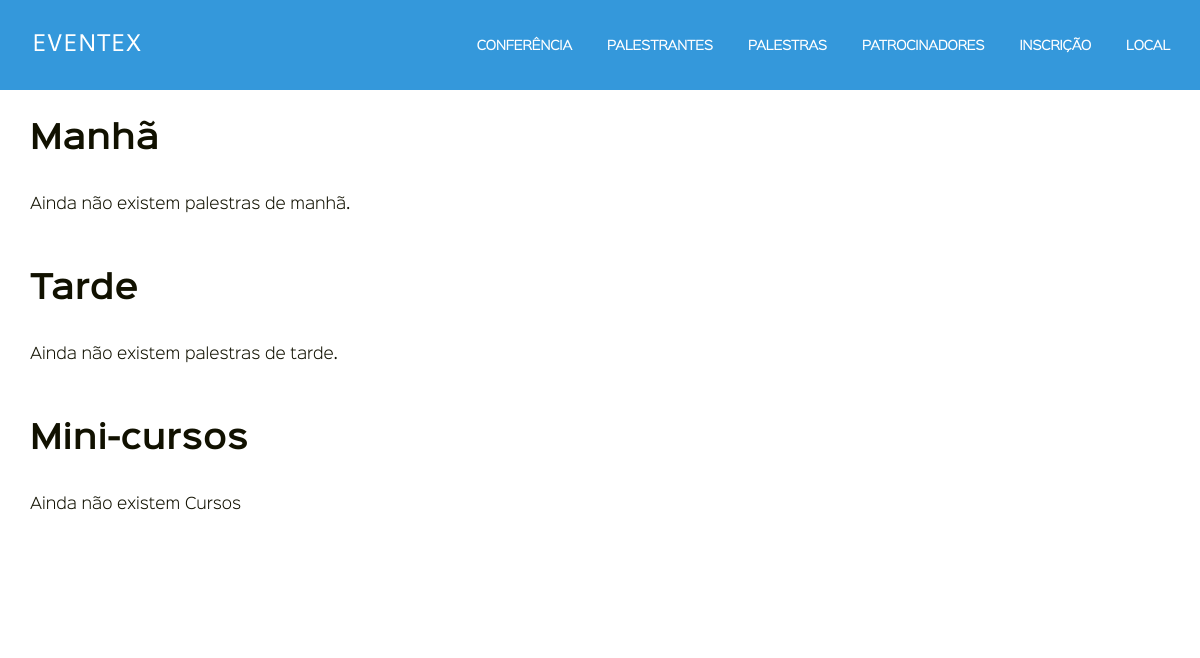
Page /palestrantes/ on the earlier database version.
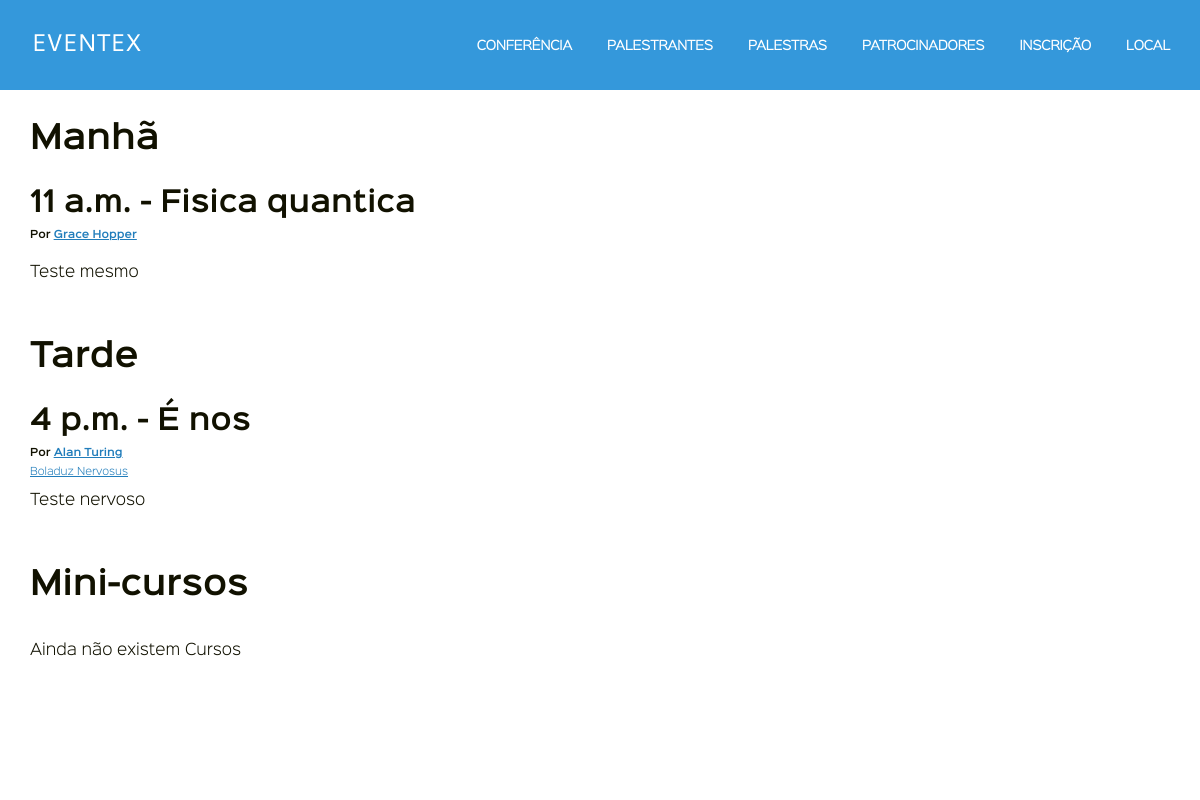
Same page on the later database version.
### eventex/nucleo/models.py (models this page shows, shortened)
class Activity(models.Model):
    speakers = models.ManyToManyField('Speaker', verbose_name='palestrantes', blank=True)
    title = models.CharField('nome', max_length=200)
    start = models.TimeField('inicio', blank=True, null=True)
    description = models.TextField('descrição', blank=True)
    objects = PeriodManager()
    class Meta:
        abstract = True
        verbose_name = 'palestra'
        verbose_name_plural = 'palestras'

class Talk(Activity):
    pass

class Speaker(models.Model):
    name = models.CharField('nome', max_length=255)
    slug = models.SlugField('slug')
    website = models.URLField('website', blank=True)
    photo = models.URLField('foto')
    description = models.TextField('descrição', blank=True)
    class Meta:
        verbose_name = 'palestrante'
        verbose_name_plural = 'palestrantes'

### eventex/nucleo/views.py (the view)
# urls.py: path('palestrantes/', talk_list, name='talk_list'),
def talk_list(request):
    speaker = Speaker(name='Henrique Bastos', slug='henrique-bastos')
    courses = [
        dict(title='Título do Curso',
             start='09:00',
             description='Descrição do curso.',
             speaker={'all': [speaker]})
    ]
    context = {
        'morning_talks': Talk.objects.at_morning(),
        'afternoon_talks': Talk.objects.at_afternoon(),
        'courses': Course.objects.all()
    }
    return render(request, 'nucleo/talk_list.html', context)

### eventex/nucleo/managers.py (called while the page is built)
    def at_morning(self):
        return self.filter(start__lt=self.MIDDAY)

    def at_afternoon(self):
        return self.filter(start__gte=self.MIDDAY)

### eventex/nucleo/templates/nucleo/talk_list.html
{% extends 'base.html' %}
{% block content %}
    <section>
        <div class="talks content row padding-bottom-3 desktop-12 container">
            <h2>Manhã</h2>
            {% for talk in morning_talks %}
                {% include 'nucleo/talk_list_snippet.html' with talk=talk only %}
            {% empty %}
                <p>Ainda não existem palestras de manhã.</p>
            {% endfor %}
            <h2>Tarde</h2>
            {% for talk in afternoon_talks %}
                {% include 'nucleo/talk_list_snippet.html' with talk=talk only %}
            {% empty %}
                <p>Ainda não existem palestras de tarde.</p>
            {% endfor %}
            <h2>Mini-cursos</h2>
             {% for course in courses %}
                {% include 'nucleo/talk_list_snippet.html' with talk=course only %}
            {% empty %}
                <p>Ainda não existem Cursos</p>
            {% endfor %}
        </div>
    </section>
{% endblock content %}

### eventex/nucleo/templates/nucleo/talk_list_snippet.html
<h3>{{ talk.start }} - {{ talk.title }}</h3>
<h4>Por
    {% for speaker in talk.speakers.all %}
        <a href="{{ spearker.get_absolute_url }}">{{ speaker.name }}</a></h4>
    {% endfor %}
<p>{{ talk.description }}</p>

Differences in the rows shown:
added Talk: start "11 a.m.", title "Fisica quantica", description "Teste mesmo", shown under "Manhã"
now on this page (row unchanged): Speaker: name "Grace Hopper", shown under "11 a.m."
added Talk: start "4 p.m.", title "É nos", description "Teste nervoso", shown under "Tarde"
now on this page (row unchanged): Speaker: name "Alan Turing", shown under "4 p.m."
added Speaker: name "Boladuz Nervosus", shown under "4 p.m."
Other differences:
text no longer shown: "Ainda não existem palestras de manhã. Ainda não existem palestras de tarde."
